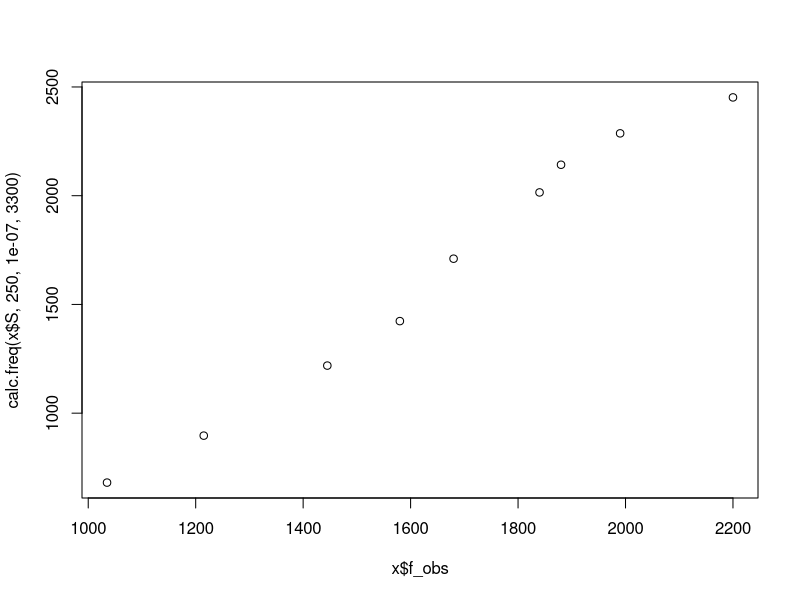

Write R code to recreate this figure. (Note: this script raises an error after producing the figure.)
x <- data.frame(V=c(3,3.5,4,4.5,6,8,10,15,21)*0.24, # liter
                f_obs=c(2200,1990,1880,1840,1680,1580,1445,1215,1035)) # Hz

M <- 0.7125             # g
x$TDS <- M/x$V*1000 # mg/L
x$S <- x$TDS*2          # uS/cm

calc.freq <- function(S, LA, C, R) {
  S <- S * 1e2 / 1e6 # uS/cm -> S/m
  f <- 1 / (0.7 * C * (R + (2*LA/S)))
  f
}

plot(x$f_obs, calc.freq(x$S, 250, 0.1e-6, 3300))

N <- 100000
z <- data.frame(R=runif(N, 3000, 3600),  # ohm
                C=runif(N, 0.09, 0.5),  # uF
                LA=runif(N, 0.3, 2),     # 1/cm
                RMSE=NA)

S <- x$S
f_obs <- x$f_obs
z$RMSE <- apply(z, 1, function(x) {
  f <- calc.freq(S=S, LA=x['LA']*100, C=x['C']*1e-6, R=x['R'])
  err <- f_obs-f
  rmse <- sqrt(mean(err^2))
  rmse
})
z.opt <- z[which.min(z$RMSE),]
z.opt

gather(z, PARAM, VALUE, R:LA) %>%
  filter(RMSE<=500) %>%
  ggplot(aes(VALUE, RMSE)) +
  geom_point(alpha=0.1) +
  facet_wrap(~PARAM, scales='free_x', ncol=2)

filter(z, RMSE<=quantile(z$RMSE, probs=0.01)) %>%
  gather(PARAM, VALUE, R:LA) %>%
  ggplot(aes(VALUE, RMSE)) +
  geom_point(alpha=0.1) +
  facet_wrap(~PARAM, scales='free_x', ncol=2)

filter(z, RMSE<=quantile(z$RMSE, probs=0.001)) %>%
  gather(PARAM, VALUE, R:LA) %>%
  ggplot(aes(1, VALUE)) +
  geom_boxplot() +
  facet_wrap(~PARAM, scales='free_y', ncol=2)



par(mfrow = c(1,2))
plot(cbind(S, f_obs),
     xlab='Conductivity (uS/cm)', ylab='Freq (Hz)')
lines(cbind(S, calc.freq(S, z.opt[['LA']]*100, z.opt[['C']]*1e-6, z.opt[['R']])))

plot(cbind(f_obs, calc.freq(S, z.opt[['LA']]*100, z.opt[['C']]*1e-6, z.opt[['R']])),
     xlab='Measured Freq (Hz)', ylab='Estimated Freq (Hz)')
abline(0, 1)



# fix R and C
N <- 100000
z <- data.frame(R=3200,  # ohm
                C=0.12,  # uF
                LA=runif(N, 0.3, 2),     # 1/cm
                RMSE=NA)

S <- x$S
f_obs <- x$f_obs
z$RMSE <- apply(z, 1, function(x) {
  f <- calc.freq(S=S, LA=x['LA']*100, C=x['C']*1e-6, R=x['R'])
  err <- f_obs-f
  rmse <- sqrt(mean(err^2))
  rmse
})
z.opt <- z[which.min(z$RMSE),]
z.opt

filter(z, RMSE<=quantile(z$RMSE, probs=0.1)) %>%
  gather(PARAM, VALUE, LA) %>%
  ggplot(aes(VALUE, RMSE)) +
  geom_point(alpha=0.1) +
  facet_wrap(~PARAM, scales='free_x', ncol=2) +
  xlab('L/A Value')


par(mfrow = c(1,2))
plot(cbind(S, f_obs),
     xlab='Conductivity (uS/cm)', ylab='Freq (Hz)')
lines(cbind(S, calc.freq(S, z.opt[['LA']]*100, z.opt[['C']]*1e-6, z.opt[['R']])))

plot(cbind(f_obs, calc.freq(S, z.opt[['LA']]*100, z.opt[['C']]*1e-6, z.opt[['R']])),
     xlab='Measured Freq (Hz)', ylab='Estimated Freq (Hz)')
abline(0, 1)